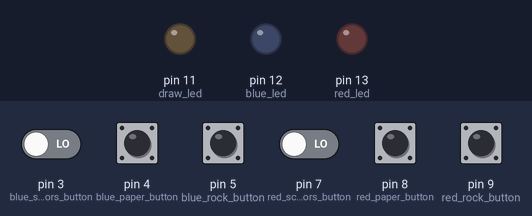
A sketch run on a simulated Arduino Uno, built with avr-gcc and run on an emulated ATmega328P. Parts: output pins drawn as LEDs (lit = HIGH). The test bench sets the inputs (shaded band); at power-on: pin 3 (blue_scissors_button), pin 4 (blue_paper_button), pin 5 (blue_rock_button), pin 7 (red_scissors_button), pin 8 (red_paper_button), pin 9 (red_rock_button) LOW.

Above: at 1.2 s.
1.3 s: pin 3 (blue_scissors_button) driven HIGH and pin 7 (red_scissors_button) driven HIGH
At 2.5 s:
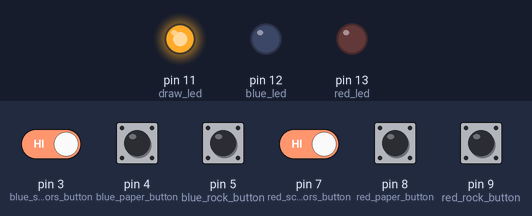
2.8 s: pin 4 (blue_paper_button) pulled HIGH for 0.15 s
At 2.87 s:
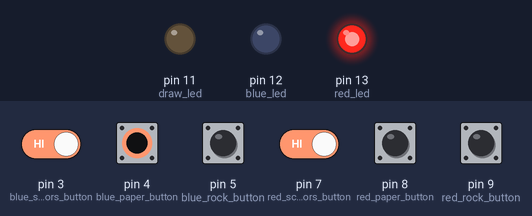
4.4 s: pin 3 (blue_scissors_button) driven LOW
At 5.1 s:
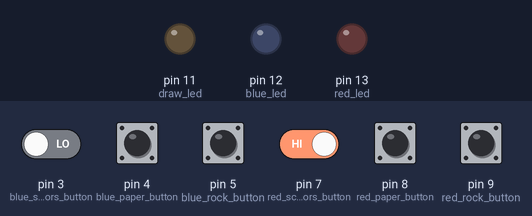
5.9 s: pin 5 (blue_rock_button) pulled HIGH for 0.15 s
At 5.97 s:
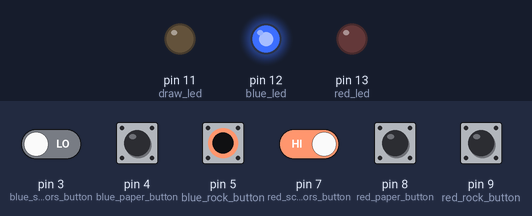
7.5 s: pin 3 (blue_scissors_button) driven HIGH
At 8.6 s:
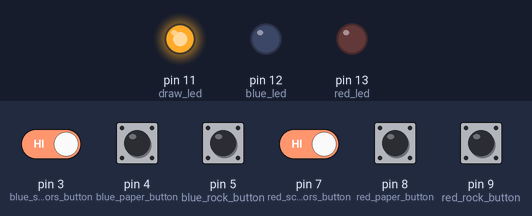
Timing chart, 0 to 10.0 s (numbered marks = the images above; inputs shaded):
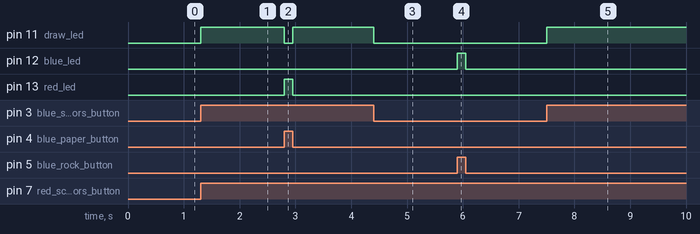

The sketch:

code.ino
```cpp
int red_rock_button = 9;
int red_paper_button = 8;
int red_scissors_button = 7;


int blue_rock_button = 5;
int blue_paper_button = 4;
int blue_scissors_button = 3;

int red_led = 13;
int blue_led = 12;
int draw_led = 11;


int red_rock;
int red_scissors;
int red_paper;

int blue_rock;
int blue_scissors;
int blue_paper;

void setup() {
  // put your setup code here, to run once:
 pinMode(red_rock_button, INPUT);
 pinMode(red_scissors_button, INPUT);
 pinMode(red_paper_button, INPUT);

 pinMode(blue_rock_button, INPUT);
 pinMode(blue_scissors_button, INPUT);
 pinMode(blue_paper_button, INPUT);

 pinMode(red_led, OUTPUT);
 pinMode(blue_led, OUTPUT);
 pinMode(draw_led, OUTPUT);
}

void loop() {
  // put your main code here, to run repeatedly:

  //read input from push button
  red_rock = digitalRead(red_rock_button);
  red_paper = digitalRead(red_paper_button);
  red_scissors = digitalRead(red_scissors_button);

  blue_rock = digitalRead(blue_rock_button);
  blue_paper = digitalRead(blue_paper_button);
  blue_scissors = digitalRead(blue_scissors_button);

  //red win
  if ( (red_rock && blue_scissors)|| (red_paper && blue_rock) || (red_scissors && blue_paper)){
    digitalWrite(red_led, HIGH);
    digitalWrite(blue_led, LOW);
    digitalWrite(draw_led, LOW);
  }
  //draw
  else if ( (red_rock && blue_rock)|| (red_paper && blue_paper) || (red_scissors && blue_scissors)){
    digitalWrite(red_led, LOW);
    digitalWrite(blue_led, LOW);
    digitalWrite(draw_led, HIGH);
  }
  //blue win
  else if ( (red_scissors && blue_rock)|| (red_rock && blue_paper) || (red_paper && blue_scissors)){
    digitalWrite(red_led, LOW);
    digitalWrite(blue_led, HIGH);
    digitalWrite(draw_led, LOW);
  }
  ///////////////////////////////////
   else{
    digitalWrite(red_led, LOW);
    digitalWrite(blue_led, LOW);
    digitalWrite(draw_led, LOW);
   }
}
```

Measured:
- after the input at 1.3 s, pin 11 (draw_led): LOW → HIGH at once
- after the input at 2.8 s, pin 11 (draw_led): HIGH → LOW at once, → HIGH 0.15 s later; pin 13 (red_led): LOW → HIGH at once, → LOW 0.15 s later
- after the input at 4.4 s, pin 11 (draw_led): HIGH → LOW at once
- after the input at 5.9 s, pin 12 (blue_led): LOW → HIGH at once, → LOW 0.15 s later
- after the input at 7.5 s, pin 11 (draw_led): LOW → HIGH at once
